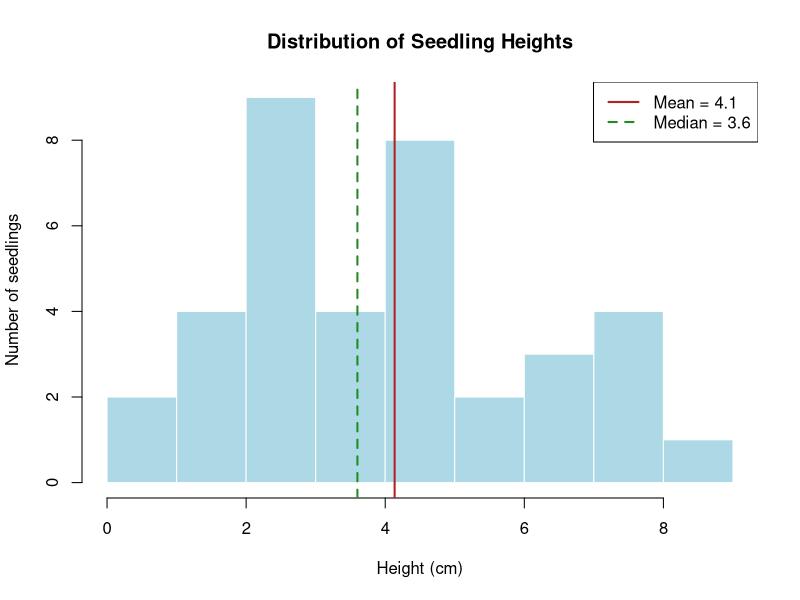
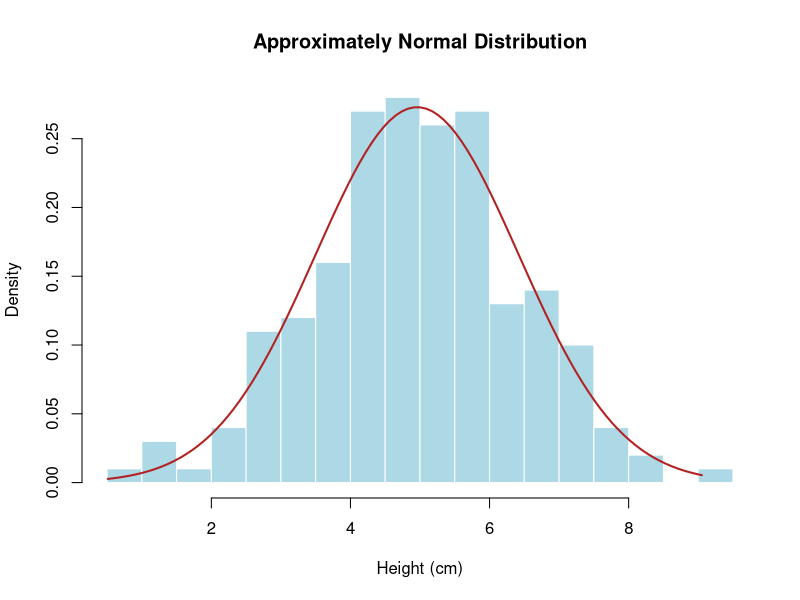
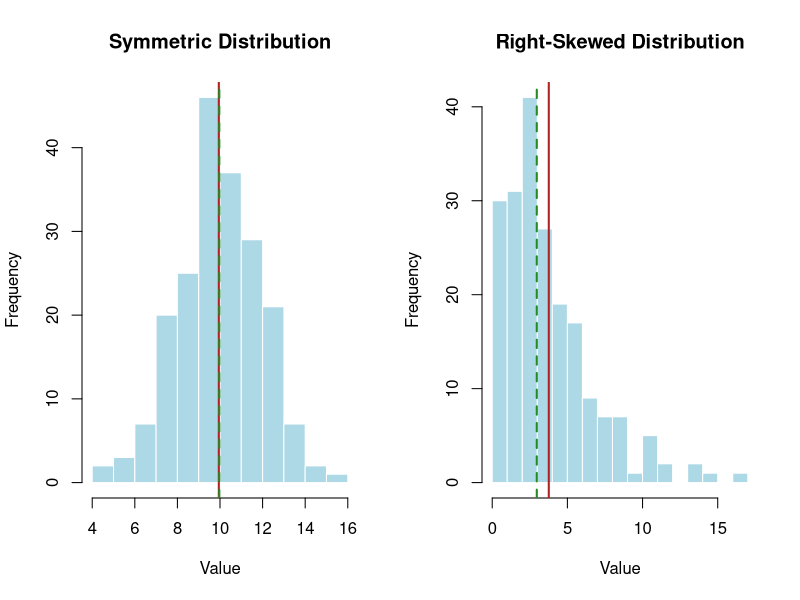
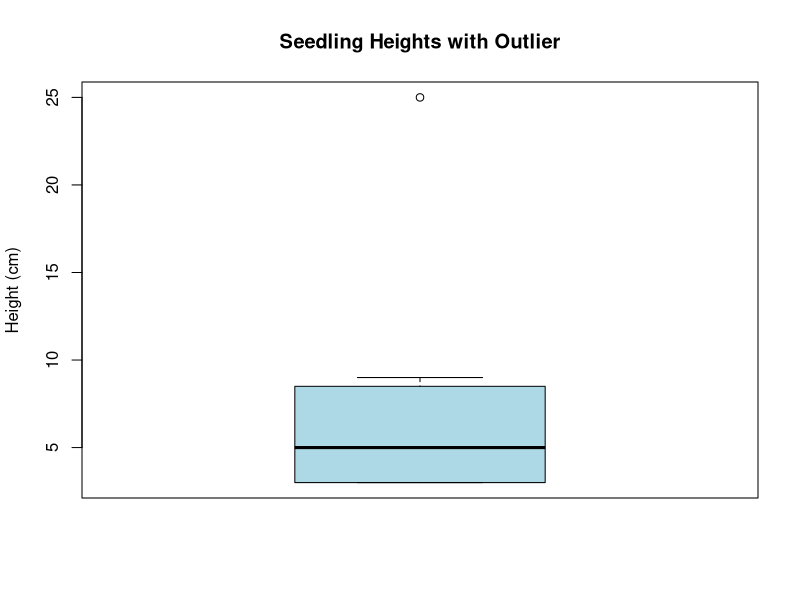
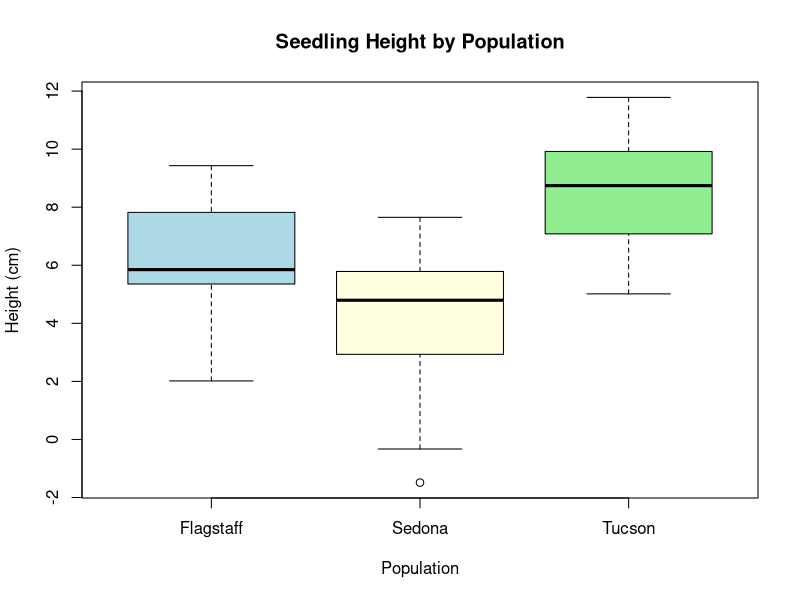
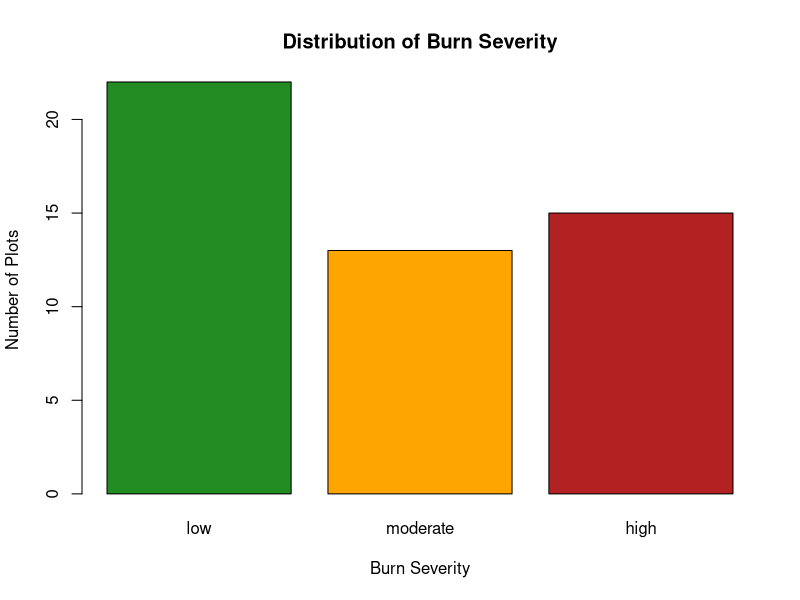

These charts were generated, in order, by the following R code:
## ---- chunk 1
# Heights (cm) of A. subverticillata seedlings from the Sedona population
sedona <- c(3, 3, 3, 3, 7, 8, 9)
## ---- chunk 2
mean(sedona)
## ---- chunk 3
# Add all the values
total <- 3 + 3 + 3 + 3 + 7 + 8 + 9
total

# Count the observations
n <- length(sedona)
n

# Divide
sample_mean <- total / n
sample_mean
## ---- chunk 4
median(sedona)
## ---- chunk 5
# For our seedling data, we can find the mode manually:
table(sedona)
## ---- chunk 6
# The range
max(sedona) - min(sedona)

# Or see both endpoints
range(sedona)
## ---- chunk 7
# Step 1: Calculate the mean
xbar <- mean(sedona)
xbar

# Step 2: Calculate each deviation from the mean
deviations <- sedona - xbar
deviations

# Step 3: Square each deviation
squared_devs <- deviations^2
squared_devs

# Step 4: Sum the squared deviations
sum_sq <- sum(squared_devs)
sum_sq

# Step 5: Divide by n-1
variance <- sum_sq / (n - 1)
variance

# Verify with R's function
var(sedona)
## ---- chunk 8
# Square root of variance
sqrt(variance)

# Or use R's function
sd(sedona)
## ---- chunk 9
# R doesn't have a built-in SE function, so we write our own
std_error <- function(x) sd(x) / sqrt(length(x))
std_error(sedona)
## ---- chunk 10
# Get quartiles
quantile(sedona)

# IQR specifically
IQR(sedona)
## ---- chunk 11
# Our Sedona data
mean(sedona)
median(sedona)

# Mean (5.1) > Median (3) suggests right skew
## ---- chunk 12
# Let's expand our dataset to better show distributions
set.seed(123)
sedona_large <- c(3, 3, 3, 3, 7, 8, 9,  # original data
                  round(rnorm(30, mean = 4, sd = 2), 1))  # add more realistic variation
sedona_large <- sedona_large[sedona_large > 0]  # heights must be positive

hist(sedona_large, 
     breaks = 10,
     col = "lightblue",
     border = "white",
     main = "Distribution of Seedling Heights",
     xlab = "Height (cm)",
     ylab = "Number of seedlings")

# Add vertical lines for mean and median
abline(v = mean(sedona_large), col = "firebrick", lwd = 2, lty = 1)
abline(v = median(sedona_large), col = "forestgreen", lwd = 2, lty = 2)
legend("topright", 
       legend = c(paste("Mean =", round(mean(sedona_large), 1)),
                  paste("Median =", round(median(sedona_large), 1))),
       col = c("firebrick", "forestgreen"),
       lty = c(1, 2), lwd = 2)
## ---- chunk 13
# Create approximately normal data
set.seed(42)
normal_data <- rnorm(200, mean = 5, sd = 1.5)

h <- hist(normal_data, breaks = 15, col = "lightblue", border = "white",
          main = "Approximately Normal Distribution",
          xlab = "Height (cm)", probability = TRUE)

# Overlay normal curve
xfit <- seq(min(normal_data), max(normal_data), length = 100)
yfit <- dnorm(xfit, mean = mean(normal_data), sd = sd(normal_data))
lines(xfit, yfit, col = "firebrick", lwd = 2)
## ---- chunk 14
par(mfrow = c(1, 2))

# Symmetric
set.seed(42)
symmetric <- rnorm(200, mean = 10, sd = 2)
hist(symmetric, breaks = 15, col = "lightblue", border = "white",
     main = "Symmetric Distribution",
     xlab = "Value")
abline(v = mean(symmetric), col = "firebrick", lwd = 2)
abline(v = median(symmetric), col = "forestgreen", lwd = 2, lty = 2)

# Right-skewed
right_skew <- rgamma(200, shape = 2, rate = 0.5)
hist(right_skew, breaks = 15, col = "lightblue", border = "white",
     main = "Right-Skewed Distribution",
     xlab = "Value")
abline(v = mean(right_skew), col = "firebrick", lwd = 2)
abline(v = median(right_skew), col = "forestgreen", lwd = 2, lty = 2)

par(mfrow = c(1, 1))
## ---- chunk 15
# Add an outlier to our data
sedona_with_outlier <- c(sedona, 25)

boxplot(sedona_with_outlier,
        main = "Seedling Heights with Outlier",
        ylab = "Height (cm)",
        col = "lightblue")
## ---- chunk 16
# Simulate data from three populations
set.seed(42)
flagstaff <- rnorm(30, mean = 6, sd = 1.5)
sedona_sim <- rnorm(30, mean = 4.5, sd = 2)
tucson <- rnorm(30, mean = 8, sd = 2.5)

# Combine into a data frame
populations <- data.frame(
  height = c(flagstaff, sedona_sim, tucson),
  population = rep(c("Flagstaff", "Sedona", "Tucson"), each = 30)
)

boxplot(height ~ population, data = populations,
        col = c("lightblue", "lightyellow", "lightgreen"),
        main = "Seedling Height by Population",
        xlab = "Population",
        ylab = "Height (cm)")
## ---- chunk 17
# Burn severity categories for 50 plots
set.seed(42)
burn <- sample(c("low", "moderate", "high"), 50, replace = TRUE,
               prob = c(0.3, 0.4, 0.3))
burn <- factor(burn, levels = c("low", "moderate", "high"))

# Frequency table
table(burn)

# Proportions
prop.table(table(burn))

# As percentages
round(prop.table(table(burn)) * 100, 1)
## ---- chunk 18
barplot(table(burn),
        col = c("forestgreen", "orange", "firebrick"),
        main = "Distribution of Burn Severity",
        xlab = "Burn Severity",
        ylab = "Number of Plots")
## ---- chunk 19
# Using our Sedona data
xbar <- mean(sedona)
se <- std_error(sedona)
n <- length(sedona)

# Get the t critical value for 95% CI with n-1 degrees of freedom
t_crit <- qt(0.975, df = n - 1)  # 0.975 because we want 2.5% in each tail
t_crit

# Calculate CI
lower <- xbar - t_crit * se
upper <- xbar + t_crit * se

cat("Mean:", round(xbar, 2), "cm\n")
cat("95% CI:", round(lower, 2), "to", round(upper, 2), "cm\n")
## ---- chunk 20
t.test(sedona)$conf.int
## ---- chunk 21
describe_continuous <- function(x, name = "Variable") {
  cat("Description of", name, "\n")
  cat("=====================================\n")
  cat("Sample size:", length(x[!is.na(x)]), "\n")
  cat("Missing values:", sum(is.na(x)), "\n\n")
  
  cat("Location:\n")
  cat("  Mean:", round(mean(x, na.rm = TRUE), 2), "\n")
  cat("  Median:", round(median(x, na.rm = TRUE), 2), "\n\n")
  
  cat("Spread:\n")
  cat("  SD:", round(sd(x, na.rm = TRUE), 2), "\n")
  cat("  SE:", round(sd(x, na.rm = TRUE)/sqrt(sum(!is.na(x))), 2), "\n")
  cat("  Range:", round(min(x, na.rm = TRUE), 2), "to", 
      round(max(x, na.rm = TRUE), 2), "\n")
  cat("  IQR:", round(IQR(x, na.rm = TRUE), 2), "\n\n")
  
  cat("Shape:\n")
  cat("  Mean > Median:", mean(x, na.rm = TRUE) > median(x, na.rm = TRUE), 
      "(suggests right skew if TRUE)\n")
}

describe_continuous(sedona, "Seedling Height (cm)")
